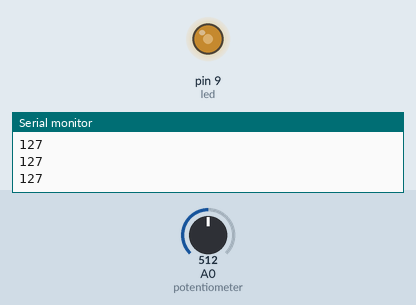
Recording of a sketch running on a simulated Arduino Uno, built with avr-gcc and run on an emulated ATmega328P. On the bench: output pins drawn as LEDs (lit = HIGH), the last lines printed to the serial monitor. The test bench sets the inputs (shaded band); at power-on: A0 (potentiometer) = 512.

Above: at 1.2 s.
1.3 s: A0 (potentiometer) set to 716
At 1.9 s:
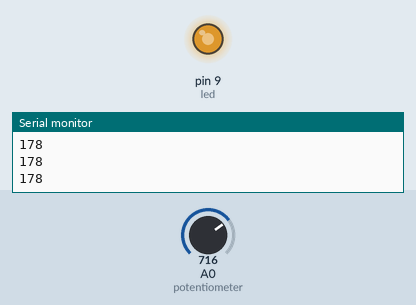
2.8 s: A0 (potentiometer) set to 900
At 3.1 s:
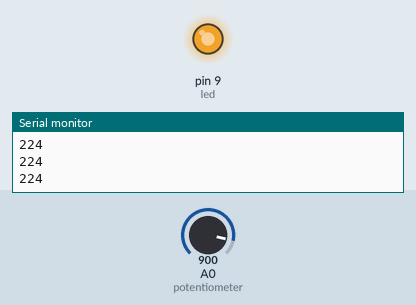
4.3 s: A0 (potentiometer) set to 122
At 5.4 s:
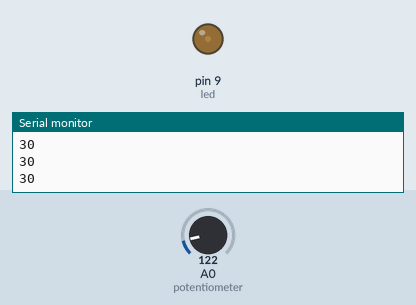
5.8 s: A0 (potentiometer) set to 0
At 6.5 s:
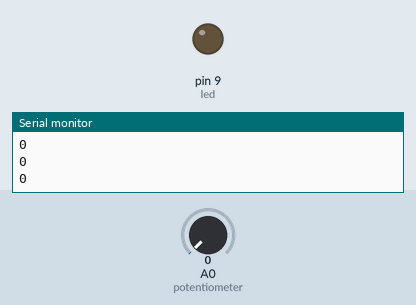
7.3 s: A0 (potentiometer) set to 511
At 7.6 s:
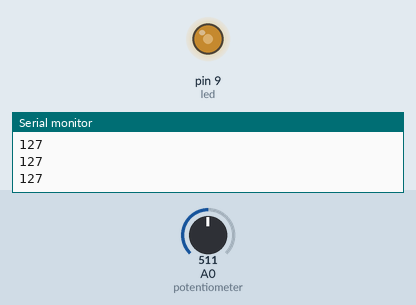
Timing chart, 0 to 9.8 s (numbered marks = the images above; inputs shaded):
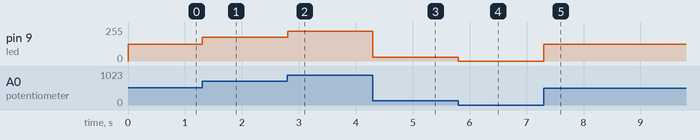

The sketch:

07_PWM.ino
```cpp
/*  07. Arduino PWM oscilloscope demo sketch
 *
 * Use this sketch to experiment with the measurement of a PWM waveform
 * on an oscilloscope.
 *
 * Connect CHA of the oscilloscope to the anode of the LED.
 *
 * Use a potentiometer to control the duty cycle.
 *
 * Set triggering to Auto, and start the experiment.
 *
 * Automatically measure duty cycle, width, frequency and period for the PWM waveform.
 *
 * Turn on the cursor in auto more and use it to highlight each of the measurements.
 *
 * This sketch was written for Oscilloscopes for Busy People by Peter Dalmaris.
 * Find out more at https://techexplorations.com/courses/oscilloscopes/
 *
 * Components
 * ----------
 *  - Arduino Uno
 *  - 5mm LED
 *  - 220 Ohm resistor
 *  - 10 kOhm potentiometer
 *  - A breadboard
 *  - An oscilloscope (of course)
 *
 *  Libraries
 *  ---------
 *  - NONE
 *
 * Connections
 * -----------
 * LED: cathode to GND, anode to resistor, resistor to pin 9 (PWM capable)
 * Potentiometer: middle pin to A0, one pin to GND, third pin to 5V
 *
 *
 * Other information
 * -----------------
 *  -
 *  Created on September 12 2019 by Peter Dalmaris
 *
 */

int led = 9;           // the PWM pin the LED is attached to
int brightness = 0;    // how bright the LED is
int potentiometer = A0;

void setup() {
  pinMode(led, OUTPUT);
  Serial.begin(9600);
}

void loop() {
  brightness = map(analogRead(potentiometer),0,1023,0,255);
  // set the brightness of pin 9:
  analogWrite(led, brightness);
  Serial.println(brightness);
}
```

Measured:
- after the input at 1.3 s, pin 9 (led): 127/255 → 178/255 at once
- after the input at 2.8 s, pin 9 (led): 178/255 → 224/255 at once
- after the input at 4.3 s, pin 9 (led): 224/255 → 30/255 at once
- after the input at 5.8 s, pin 9 (led): 30/255 → 0/255 at once
- after the input at 7.3 s, pin 9 (led): 0/255 → 127/255 at once
